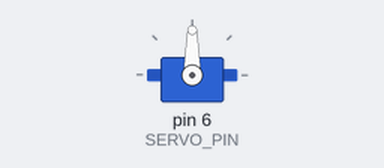
Recording of a sketch running on a simulated Arduino Uno, built with avr-gcc and run on an emulated ATmega328P. On the bench: servo.

Above: at 0.05 s.
At 4.0 s:
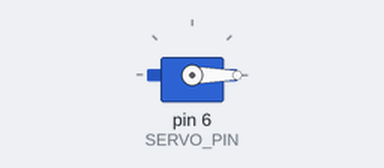
Timing chart, 0 to 5.2 s (numbered marks = the images above):
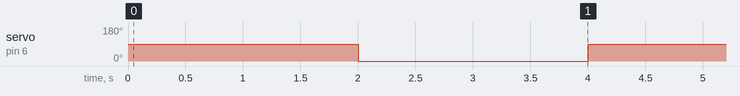

The sketch:

servoOnly.ino
```cpp
#include <Servo.h>
Servo myservo;

#define SERVO_PIN 6

void setup() {
  myservo.attach(SERVO_PIN);
}

void loop() {
  myservo.write(90);
  delay(2000);
  myservo.write(0);
  delay(2000);
}
```

Measured:
- by itself, servo on pin 6 (SERVO_PIN): alternates 90° for 2.0 s and 0° for 2.0 s
